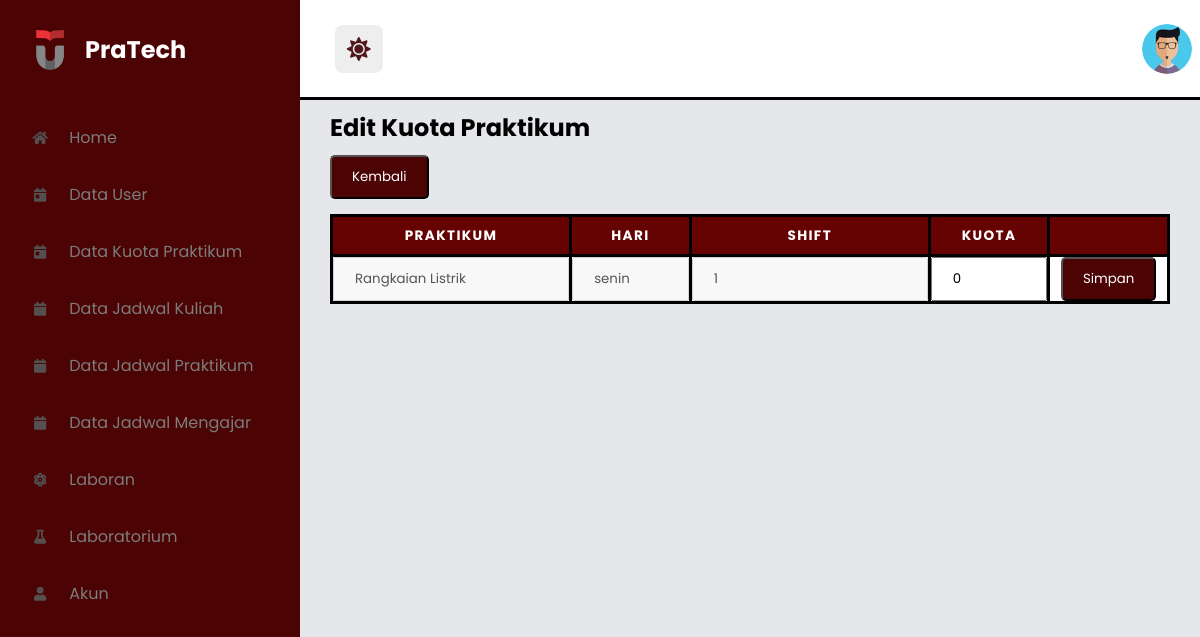
/html/admin/edit_kuota.php?kode=1 (signed in), run on the app's committed database.
### tables this page shows
CREATE TABLE `kuota_prak` (
  `id_tambah_sh` int(11) NOT NULL,
  `nama_prak` varchar(30) NOT NULL,
  `hari` varchar(20) NOT NULL,
  `shift` varchar(30) NOT NULL,
  `kuota` int(20) NOT NULL
);

### html/admin/edit_kuota.php (the view, shortened to what this page needs)
<?php
  include "../../php/db_connect.php";
?>
<?php
if (isset($_GET['kode'])) {
    $kode_shift = $_GET['kode'];
    $query = "SELECT * FROM kuota_prak WHERE id_tambah_sh  = '$kode_shift'";
    $result = mysqli_query($conn, $query);
    $kuota = mysqli_fetch_assoc($result);
} else {
    echo "Kode shift tidak diberikan.";
    exit;
}
?>
<!DOCTYPE html>
<html lang="en">
<head>
        <link rel="stylesheet" href="https://cdn.jsdelivr.net/npm/@fortawesome/fontawesome-free@5.15.3/css/all.min.css">
        <link rel="stylesheet" href="../../assets/style _admin.css">
</head>
    <body>
        <section id="menu">
            <div class="logo">
                <img src="../../image/telkom.png" alt="">
                <h2>PraTech </h2>
            </div>
            <div class="items">
                <li style="display: flex; align-items: center;">
                    <a  href="adminhome.php" style="text-decoration: none; flex: 1;">
                        <i class="fas fa-home"></i> Home
                    </a>
                </li>
                <li style="display: flex; align-items: center;">
                    <a href="adminuser.php" style="text-decoration: none; flex: 1;">
                        <i class="fas fa-calendar-day"></i> Data User
                    </a>
                </li>
                <li style="display: flex; align-items: center;">
                    <a href="adminprak.php" style="text-decoration: none; flex: 1;">
                        <i class="fas fa-calendar-day"></i> Data Kuota Praktikum
                    </a>
                </li>
                <li style="display: flex; align-items: center;">
                    <a href="adminjadwal_maha.php" style="text-decoration: none; flex: 1;">
                        <i class="fas fa-calendar"></i> Data Jadwal Kuliah
                    </a>
                </li>
                <li style="display: flex; align-items: center;">
                    <a href="adminpraktikan.php" style="text-decoration: none; flex: 1;">
                        <i class="fas fa-calendar"></i> Data Jadwal Praktikum
                    </a>
                </li>
                <li style="display: flex; align-items: center;">
                    <a href="adminassis.php" style="text-decoration: none; flex: 1;">
                        <i class="fas fa-calendar"></i> Data Jadwal Mengajar
                    </a>
                </li>
                <li style="display: flex; align-items: center;">
                    <a href="laboran.php" style="text-decoration: none; flex: 1;">
                        <i class="fas fa-atom"></i> Laboran
                    </a>
                </li>
                <li style="display: flex; align-items: center;">
                    <a href="larobatorium.php" style="text-decoration: none; flex: 1;">
                        <i class="fas fa-flask"></i> Laboratorium
                    </a>
                </li>
                <li style="display: flex; align-items: center;">
                    <a href="akun.php" style="text-decoration: none; flex: 1;">
                        <i class="fas fa-user"></i> Akun
                    </a>
                </li>
            </div>
        </section>
        <section id="interface">
            <div class="navigation">
                <div class="n1">
                    <i id="dark-mode-toggle" class="fas fa-sun"></i>
                </div>
                <div class="profile">
                    <img src="../../image/pic-6.jpg" class="user-pic" onclick="toggleMenu()">
                </div>
            </div>
            <p class="i-name">Edit Kuota Praktikum</p>
            <div class="status">
                <div style="display:blok; margin-left: 30px;">
                    <a href="adminprak.php"><button class="kembali">Kembali</button></a>
                </div>
              <div class="container">
                <table class="schedule-table">
                        <thead>
                        <tr>
                                <th scope="col"colspan="2">Praktikum</th>
                                <th scope="col">Hari</th>
                                <th scope="col"colspan='2'>Shift</th>
                                <th scope="col">Kuota</th>
                                <th scope="col"colspan='1'></th>
                        </tr>
                    </thead>
                    <tbody class="table-light align-items-center">
                        <form method="POST">
                            <tr>
                                <td colspan="2">
                                    <input type="text" id="praktikum" class="prak" name="praktikum" value="<?php echo $kuota['nama_prak']; ?>"disabled >
                                </td>
                                <td>
                                    <input type="text" id="hari" class="hari" name="hari" value="<?php echo $kuota['hari']; ?>" disabled >
                                </td>
                                <td colspan="2">
                                    <input type="text" id="shift" class="sh" name="shift" value="<?php echo $kuota['shift']; ?>"disabled >
                                </td>
                                <td>
                                    <input type="number" id="kuota" class="kuota" name="kuota" value="<?php echo $kuota['kuota']; ?>">
                                </td>
                                <td colspan="1">
                                    <button type="submit" class="simpan">Simpan</button>
                                </td>
                            </tr>
                        </form>
                    </tbody>
                    </table>
              </div>
            </div>
        </section>
    </body>
</html>

### assets/style _admin.css (style rules this page uses)
:root { --background-color: #E5E7EB; --text-color: #000; --menu-color: #4b0303; --menu-hover-color: #350404; --menu-icon-color: #554f4f; --menu-active-color: #f3f4f6; --navigation-background: #fff; --navigation-border: #000000; --navigation-text: #000000; --i-name:#000000; }
* { margin: 0; padding: 0; box-sizing: border-box; font-family: 'Poppins', sans-serif; }
body { width: 100%; background: var(--background-color); position: relative; display: flex; }
#menu { background-color: var(--menu-color); width: 300px; height: 100%; position: fixed; top: 0; left: 0; }
#menu .logo { display: flex; align-items: center; color: #fff; padding: 30px 0 0 30px; }
#menu .logo img { width: 40px; margin-right: 15px; }
#menu .items { margin-top: 40px; }
#menu .items li { list-style: none; padding: 13.5px 0; transition: 0.3s ease; }
#menu .items li i { color: var(--menu-icon-color); width: 30px; height: 30px; line-height: 30px; text-align: center; font-size: 14px; margin: 0 10px 0 25px; }
#menu .items li a { text-decoration: none; color: rgb(125, 124, 124); font-weight: 300px; transition: 0.3s ease; }
#interface { width: calc(100% - 100px); margin-left: 300px; position: relative; }
#interface .navigation { display: flex; align-items: center; justify-content: space-between; background: var(--navigation-background); padding: 10px 30px; border-bottom: 3px solid var(--navigation-border); height: 100px; position: fixed; width: calc(86% - 100px); }
#interface .navigation .n1 { display: flex; justify-content: flex-end; align-items: center; }
#interface .navigation .n1 i { font-size: 1.5rem; color: #52171c; background-color: #eee; border-radius: 0.5rem; height: 3rem; width: 3rem; line-height: 3rem; cursor: pointer; text-align: center; margin-left: 0.3rem; margin-right: 0.7rem; }
#interface .navigation .profile { display: flex; justify-content: flex-start; align-items: center; margin-right: 10px; }
#interface .navigation .profile img { width: 50px; height: 50px; object-fit: cover; border-radius: 50%; filter: brightness(1); }
.i-name { color: var(--i-name); padding: 10px 10px 10px 30px; font-size: 24px; font-weight: 700; margin-top: 100px; }
.container { background-color: #ffffff; color: #000; display: flex; justify-content: center; align-items: center; margin-top: 10px; height: auto; flex-direction:column; border: #fff; border-radius:5px; margin: 15px 30px 15px 30px; }
.simpan { background-color: #4b0303; width: auto; color: white; padding: 10px 20px; border-radius: 5px; cursor: pointer; }
.kembali { background-color: #4b0303; width: auto; color: white; padding: 10px 20px; border-radius: 5px; cursor: pointer; }
.kuota,.prak,.hari,.sh { width: 100%; padding: 10px 20px; }
.schedule-table { border-collapse: collapse; margin: 0; padding: 0 100px 0 100px; width: 100%; table-layout: fixed; }
.schedule-table thead tr { background-color: #650303; color: #fff; font-weight: bold; }
.schedule-table th, .schedule-table td { height: 40px; text-align: center; border: 3px solid rgb(0, 0, 0); text-overflow:initial; overflow: hidden; }
.schedule-table th { font-size: .85em; letter-spacing: .1em; text-transform: uppercase; }

### data on the page
kuota_prak: praktikum "Rangkaian Listrik", hari "senin", shift "1", kuota "0"
